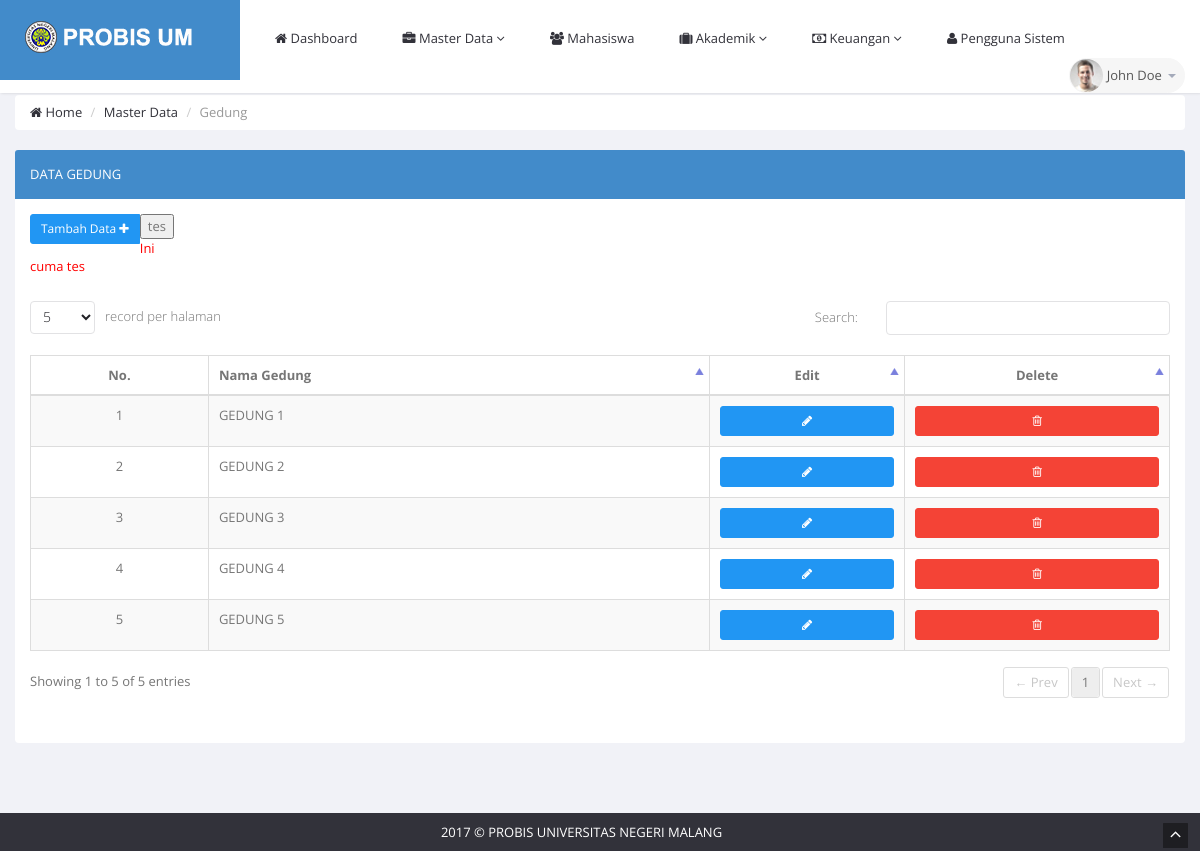
Screenshot of /?page=gedung with the database file from the repository.
### tables this page shows
CREATE TABLE `app_gedung` (
  `gedung_id` int(11) NOT NULL,
  `nama_gedung` varchar(50) NOT NULL
);

### view/gedung.php (the view, shortened to what this page needs)
<?php
require_once './config/db.php';
if (isset($_GET['edit'])){
    $id = base64_decode($_GET['edit']);
    $sql = $pdo->prepare("select * from app_gedung where gedung_id = $id");
    $sql->execute();
    $row = $sql->fetch();
    if (isset($_POST['id'])){
        $gedung = $_POST['gedung'];
        $sql = $pdo->prepare("update app_gedung set nama_gedung=:nama where gedung_id=:id");
        $sql->bindParam(':nama',$gedung);
        $sql->bindParam(':id',$id);
        $sql->execute();
        echo "<script>window.location='?page=gedung'</script>";
    }
    ?>
    <div class="row">
        <div class="col-lg-12">
            <section class="panel panel-primary">
                <header class="panel-heading">
                    Edit Data Gedung
                </header>
                <div class="clearfix">
                <div class="panel-body">
                        <form action="" method="post" role="form">
                            <div class="row">
                                <div class="col-lg-12">
                                    <table>
                                        <tr>
                                            <td style="padding: 12px" class="col-lg-6">Nama Gedung</td>
                                            <td style="padding: 12px" class="col-lg-6">
                                                <input type="hidden" name="id" value="<?php echo base64_decode($_GET['edit_gedung'])?>">
                                                <input type="text" class="form-control" id="Gedung" value="<?php echo $row['nama_gedung']; ?>" name="gedung" required>
                                            </td>
                                        </tr>
                                        <tr>
                                            <td style="padding: 12px" class="col-lg-6">
                                                <button name="simpan" type="submit" class="btn btn-sm btn-primary">Simpan</button>
                                                <a href="?page=gedung" class="btn btn-sm btn-warning">Batal</a>
                                            </td>
                                        </tr>
                                    </table>
                                </div>
                            </div>
                        </form>
                </div>
                </div>
            </section>
        </div>
    </div>
<?php }elseif(isset($_GET['delete'])) {
    $id = base64_decode($_GET['delete']);
    $sql = $pdo->prepare("delete from app_gedung where gedung_id =:id");
    $sql->bindParam(':id',$id);
    $sql->execute();
    echo "<script>window.location='?page=gedung'</script>";
} else {
?>
<div class="row">
    <div class="col-sm-12">
        <section class="panel panel-primary">
            <header class="panel-heading">
                Data Gedung
            </header>
            <div class="panel-body">
                <div class="adv-table editable-table ">
                    <div class="clearfix">
                        <div class="btn-group">
                            <a href="?page=gedung&tambah_data" class="btn btn-sm btn-primary">
                                Tambah Data <i class="fa fa-plus"></i>
                            </a>
                            <button onclick="klik()">tes</button>
                            <p class="kesatu">Ini cuma tes</p>
                        </div>
                    </div>
                    <table class="table table-striped table-hover table-bordered" id="editable-sample">
                        <thead>
                        <tr>
                            <th style="text-align: center;">No.</th>
                            <th>Nama Gedung</th>
                            <th style="text-align: center;">Edit</th>
                            <th style="text-align: center;">Delete</th>
                        </tr>
                        </thead>
                        <tbody>
                <?php
                $sql = $pdo->prepare("select * from app_gedung ORDER BY nama_gedung ASC ");
                $sql->execute();
                $no = 1;
                while ($row = $sql->fetch()) {
                    ?>
                    <tr class="">
                        <td style="text-align: center;;"><?php echo $no++ ?></td>
                        <td class=""><?php  echo $row['nama_gedung'] ?></td>
                        <td style="text-align: center;"><a href="?page=gedung&edit=<?php echo base64_encode($row['gedung_id'])?>"><button class="btn btn-sm btn-block btn-primary"><i class="fa fa-pencil"></i></button></a></td>
                        <td style="text-align: center;"><a href="?page=gedung&delete=<?php echo base64_encode($row['gedung_id'])?>" onclick="return confirm('Yakin ingin hapus data ini?')"><button class="btn btn-sm btn-block btn-danger"><i class="fa fa-trash-o"></i></button></a></td>
                    </tr>
                <?php } ?>
                        </tbody>
                    </table>
                </div>
            </div>
        </section>
    </div>
</div>
<?php } ?>

### view/gedung.php (style rules this page uses)
.kesatu { color: red; }

### rows the page displays
app_gedung: nama_gedung "GEDUNG 1"
app_gedung: nama_gedung "GEDUNG 2"
app_gedung: nama_gedung "GEDUNG 3"
app_gedung: nama_gedung "GEDUNG 4"
app_gedung: nama_gedung "GEDUNG 5"
